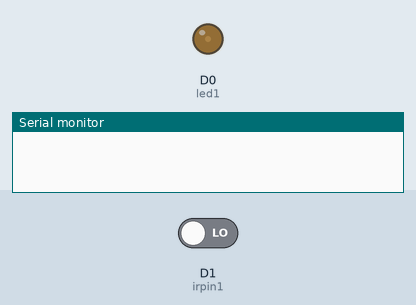
This sketch was run on a simulated ESP8266 (NodeMCU). Parts: output pins drawn as LEDs (lit = HIGH), the last lines printed to the serial monitor. Inputs (shaded band) come from the test bench; at power-on: D1 (irpin1) LOW.

Above: at 1.2 s.
1.3 s: D1 (irpin1) driven HIGH
At 1.9 s:
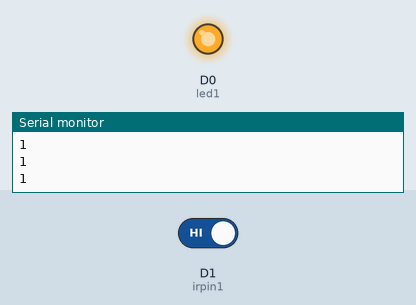
2.8 s: D1 (irpin1) driven LOW
At 3.1 s:
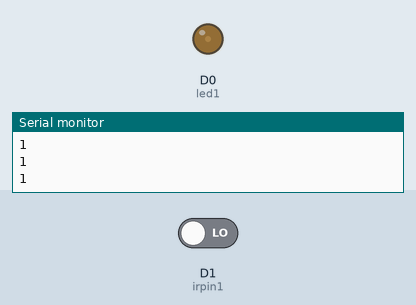
Timing chart, 0 to 5.8 s (numbered marks = the images above; inputs shaded):
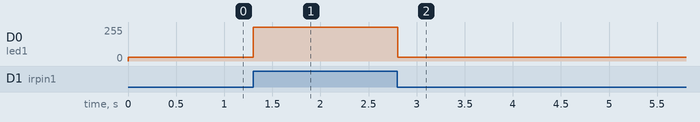

Measured:
- after the input at 1.3 s, D0 (led1): 30/255 → 255/255 at once
- after the input at 2.8 s, D0 (led1): 255/255 → 30/255 at once

The sketch:

sketch_oct03a.ino
```cpp
int irpin1 = D1;
int led1 = D0;
void setup() {
  // put your setup code here, to run once:
  pinMode(irpin1, INPUT);
  pinMode(led1, OUTPUT);
   Serial.begin(9600);

}

void loop() {
  // put your main code here, to run repeatedly:
 int ir1 = digitalRead(irpin1);
  if (ir1 == HIGH)
  {
    digitalWrite(led1, HIGH);
    Serial.println(ir1);
  }
  else
  {
    analogWrite(led1, 30);
    //Serial.println(ir1);
  }
}
```
